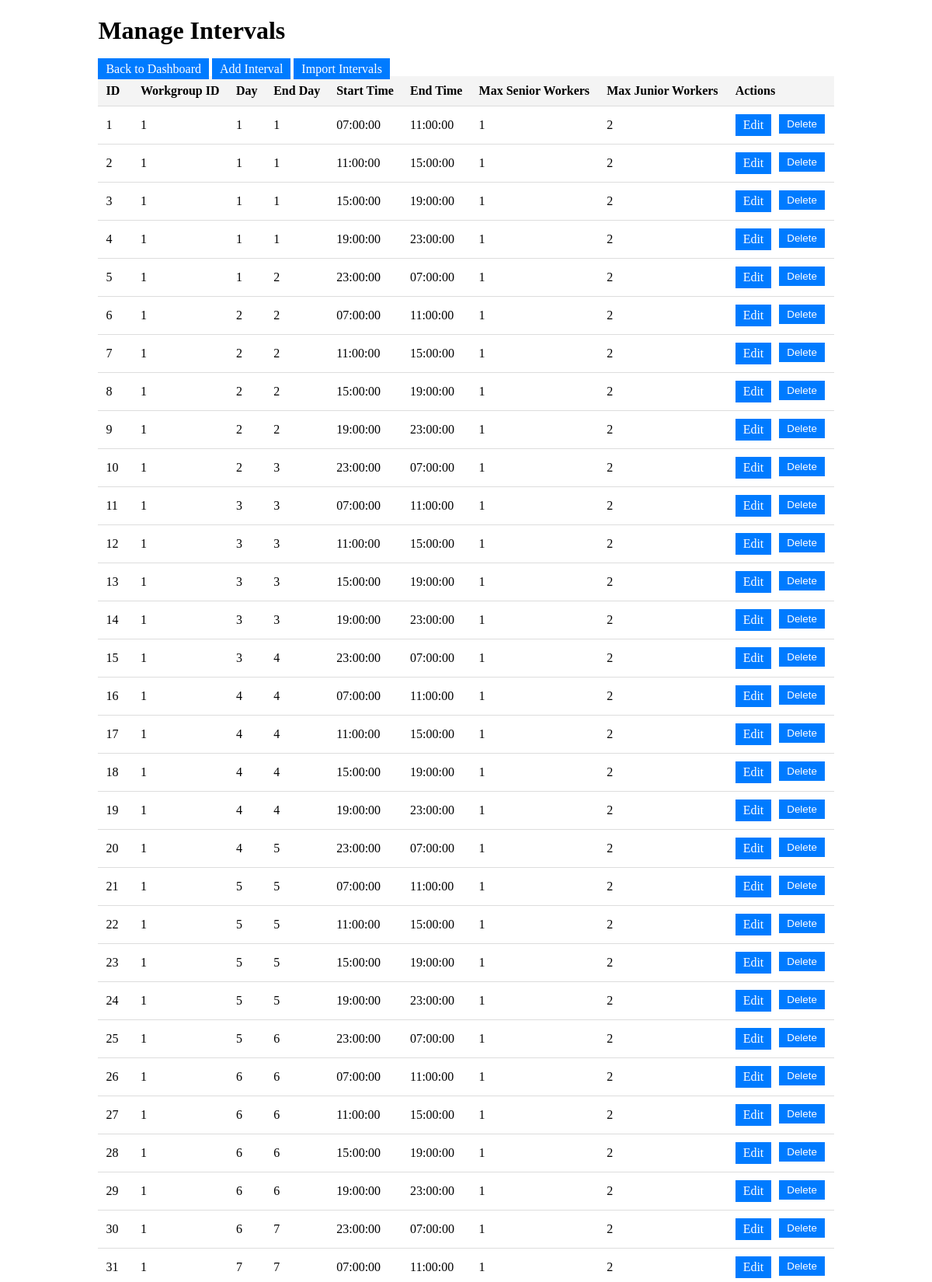
Page /admin/intervals (signed in, upper part) on the committed database.
### models.py (models this page shows)
class Interval(db.Model):
    id = db.Column(db.Integer, primary_key=True, autoincrement=False)
    workgroup_id = db.Column(db.Integer, db.ForeignKey('workgroup.id'), nullable=False)
    day = db.Column(db.Integer, nullable=False)
    end_day = db.Column(db.Integer, nullable=False)
    start_time = db.Column(db.Time, nullable=False)  # e.g., 7:00 AM
    end_time = db.Column(db.Time, nullable=False)    # e.g., 9:00 AM
    max_senior_workers = db.Column(db.Integer, nullable=False)  # Max senior workers for this interval
    max_junior_workers = db.Column(db.Integer, nullable=False)  # Max junior workers for this interval
    current_senior_workers = db.Column(db.Integer, default=0)  # Current senior workers
    current_junior_workers = db.Column(db.Integer, default=0)  # Current junior workers

### routes.py (the view)
    @login_required
    def wrapper(*args, **kwargs):
        if current_user.role != 'admin':
            flash('Access denied: Admins only.')
            return redirect(url_for('main.index'))
        return func(*args, **kwargs)

### app.py (called while the page is built)
@login_manager.user_loader
def load_user(user_id):
    from models import Admin, Worker
    admin = db.session.get(Admin, int(user_id))  # Updated to Session.get
    if admin:
        return admin
    worker = db.session.get(Worker, int(user_id))  # Updated to Session.get
    if worker:
        return worker
    return None

### routes.py (called while the page is built)
def admin_required(func):
    @login_required
    def wrapper(*args, **kwargs):
        if current_user.role != 'admin':
            flash('Access denied: Admins only.')
            return redirect(url_for('main.index'))
        return func(*args, **kwargs)
    wrapper.__name__ = func.__name__
    return wrapper

@main.route('/admin/intervals')
@admin_required
def manage_intervals():
    intervals = Interval.query.all()
    return render_template('admin/intervals.html', intervals=intervals)

### templates/admin/intervals.html (shortened to what this page needs)
<!DOCTYPE html>
<html lang="en">
<head>
</head>
<body>
    <div class="container">
        <h1>Manage Intervals</h1>
        <a href="{{ url_for('main.admin_dashboard') }}">Back to Dashboard</a>
        <a href="{{ url_for('main.add_interval') }}">Add Interval</a>
        <a href="{{ url_for('main.import_intervals') }}">Import Intervals</a>
        <table>
            <thead>
                <tr>
                    <th>ID</th>
                    <th>Workgroup ID</th>
                    <th>Day</th>
                    <th>End Day</th>
                    <th>Start Time</th>
                    <th>End Time</th>
                    <th>Max Senior Workers</th>
                    <th>Max Junior Workers</th>
                    <th>Actions</th>
                </tr>
            </thead>
            <tbody>
                {% for interval in intervals %}
                <tr>
                    <td>{{ interval.id }}</td>
                    <td>{{ interval.workgroup_id }}</td>
                    <td>{{ interval.day }}</td>
                    <td>{{ interval.end_day }}</td>
                    <td>{{ interval.start_time }}</td>
                    <td>{{ interval.end_time }}</td>
                    <td>{{ interval.max_senior_workers }}</td>
                    <td>{{ interval.max_junior_workers }}</td>
                    <td class="actions">
                        <a href="{{ url_for('main.edit_interval', id=interval.id) }}">Edit</a>
                        <form action="{{ url_for('main.delete_interval', id=interval.id) }}" method="post">
                            <button type="submit">Delete</button>
                        </form>
                    </td>
                </tr>
                {% endfor %}
            </tbody>
        </table>
    </div>
</body>
</html>

### templates/admin/intervals.html (style rules this page uses)
.container { width: 80%; margin: 20px auto; }
table { width: 100%; border-collapse: collapse; }
th, td { padding: 10px; text-align: left; border-bottom: 1px solid #ddd; }
th { background-color: #f4f4f4; }
.actions { display: flex; gap: 10px; }
a, button { padding: 5px 10px; background-color: #007bff; color: white; text-decoration: none; border: none; cursor: pointer; }

### rows in the picture
Interval: id "1", workgroup_id "1", day "1", end_day "1", start_time "07:00:00", end_time "11:00:00", max_senior_workers "1", max_junior_workers "2"
Interval: id "2", workgroup_id "1", day "1", end_day "1", start_time "11:00:00", end_time "15:00:00", max_senior_workers "1", max_junior_workers "2"
Interval: id "3", workgroup_id "1", day "1", end_day "1", start_time "15:00:00", end_time "19:00:00", max_senior_workers "1", max_junior_workers "2"
Interval: id "4", workgroup_id "1", day "1", end_day "1", start_time "19:00:00", end_time "23:00:00", max_senior_workers "1", max_junior_workers "2"
Interval: id "5", workgroup_id "1", day "1", end_day "2", start_time "23:00:00", end_time "07:00:00", max_senior_workers "1", max_junior_workers "2"
Interval: id "6", workgroup_id "1", day "2", end_day "2", start_time "07:00:00", end_time "11:00:00", max_senior_workers "1", max_junior_workers "2"
Interval: id "7", workgroup_id "1", day "2", end_day "2", start_time "11:00:00", end_time "15:00:00", max_senior_workers "1", max_junior_workers "2"
Interval: id "8", workgroup_id "1", day "2", end_day "2", start_time "15:00:00", end_time "19:00:00", max_senior_workers "1", max_junior_workers "2"
Interval: id "9", workgroup_id "1", day "2", end_day "2", start_time "19:00:00", end_time "23:00:00", max_senior_workers "1", max_junior_workers "2"
Interval: id "10", workgroup_id "1", day "2", end_day "3", start_time "23:00:00", end_time "07:00:00", max_senior_workers "1", max_junior_workers "2"
Interval: id "11", workgroup_id "1", day "3", end_day "3", start_time "07:00:00", end_time "11:00:00", max_senior_workers "1", max_junior_workers "2"
Interval: id "12", workgroup_id "1", day "3", end_day "3", start_time "11:00:00", end_time "15:00:00", max_senior_workers "1", max_junior_workers "2"
Interval: id "13", workgroup_id "1", day "3", end_day "3", start_time "15:00:00", end_time "19:00:00", max_senior_workers "1", max_junior_workers "2"
Interval: id "14", workgroup_id "1", day "3", end_day "3", start_time "19:00:00", end_time "23:00:00", max_senior_workers "1", max_junior_workers "2"
Interval: id "15", workgroup_id "1", day "3", end_day "4", start_time "23:00:00", end_time "07:00:00", max_senior_workers "1", max_junior_workers "2"
Interval: id "16", workgroup_id "1", day "4", end_day "4", start_time "07:00:00", end_time "11:00:00", max_senior_workers "1", max_junior_workers "2"
Interval: id "17", workgroup_id "1", day "4", end_day "4", start_time "11:00:00", end_time "15:00:00", max_senior_workers "1", max_junior_workers "2"
Interval: id "18", workgroup_id "1", day "4", end_day "4", start_time "15:00:00", end_time "19:00:00", max_senior_workers "1", max_junior_workers "2"
Interval: id "19", workgroup_id "1", day "4", end_day "4", start_time "19:00:00", end_time "23:00:00", max_senior_workers "1", max_junior_workers "2"
Interval: id "20", workgroup_id "1", day "4", end_day "5", start_time "23:00:00", end_time "07:00:00", max_senior_workers "1", max_junior_workers "2"
Interval: id "21", workgroup_id "1", day "5", end_day "5", start_time "07:00:00", end_time "11:00:00", max_senior_workers "1", max_junior_workers "2"
Interval: id "22", workgroup_id "1", day "5", end_day "5", start_time "11:00:00", end_time "15:00:00", max_senior_workers "1", max_junior_workers "2"
Interval: id "23", workgroup_id "1", day "5", end_day "5", start_time "15:00:00", end_time "19:00:00", max_senior_workers "1", max_junior_workers "2"
Interval: id "24", workgroup_id "1", day "5", end_day "5", start_time "19:00:00", end_time "23:00:00", max_senior_workers "1", max_junior_workers "2"
Interval: id "25", workgroup_id "1", day "5", end_day "6", start_time "23:00:00", end_time "07:00:00", max_senior_workers "1", max_junior_workers "2"
Interval: id "26", workgroup_id "1", day "6", end_day "6", start_time "07:00:00", end_time "11:00:00", max_senior_workers "1", max_junior_workers "2"
Interval: id "27", workgroup_id "1", day "6", end_day "6", start_time "11:00:00", end_time "15:00:00", max_senior_workers "1", max_junior_workers "2"
Interval: id "28", workgroup_id "1", day "6", end_day "6", start_time "15:00:00", end_time "19:00:00", max_senior_workers "1", max_junior_workers "2"
Interval: id "29", workgroup_id "1", day "6", end_day "6", start_time "19:00:00", end_time "23:00:00", max_senior_workers "1", max_junior_workers "2"
Interval: id "30", workgroup_id "1", day "6", end_day "7", start_time "23:00:00", end_time "07:00:00", max_senior_workers "1", max_junior_workers "2"
Interval: id "31", workgroup_id "1", day "7", end_day "7", start_time "07:00:00", end_time "11:00:00", max_senior_workers "1", max_junior_workers "2"
